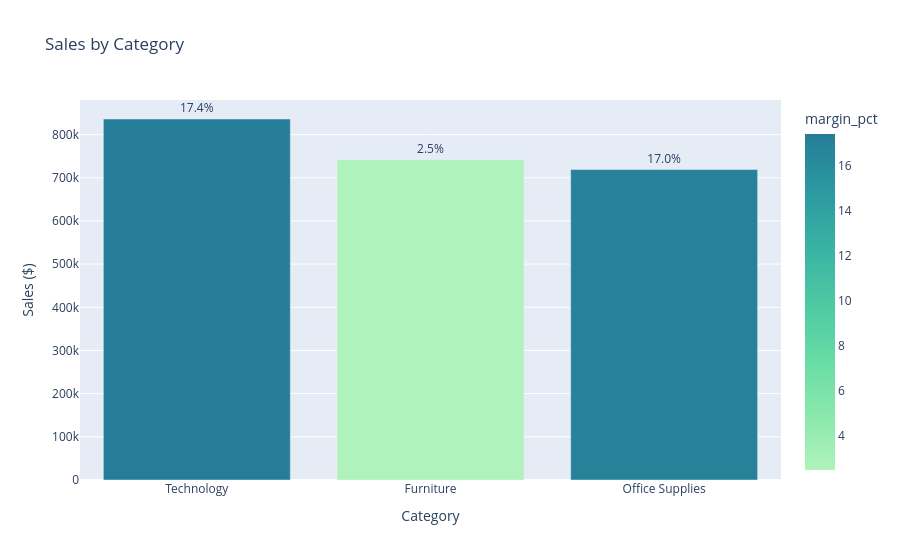

Notebook cell for this chart:
### Code cell
cat_sales = (
    df.groupby("category", as_index=False)
      .agg({"sales":"sum", "profit":"sum"})
      .sort_values("sales", ascending=False)
)
cat_sales["margin_pct"] = (cat_sales["profit"] / cat_sales["sales"]) * 100

fig = px.bar(
    cat_sales,
    x="category", y="sales",
    color="margin_pct",
    text=cat_sales["margin_pct"].round(1).astype(str) + "%",
    title="Sales by Category",
    color_continuous_scale="Tealgrn"
)
fig.update_layout(xaxis_title="Category", yaxis_title="Sales ($)")
fig.update_traces(textposition="outside")
fig.show()
fig.write_image("../plots/sales_by_category_plotly.png", scale=3)

### Figure 1 — Plotly figure (JSON) as saved in the notebook; plotly's stock layout.template omitted (floating-point values rounded to 4 significant figures)
{"data": [{"hovertemplate": "category=%{x}<br>sales=%{y}<br>text=%{text}<br>margin_pct=%{marker.color}<extra></extra>", "legendgroup": "", "marker": {"color": [17.4, 2.487, 17.04], "coloraxis": "coloraxis", "pattern": {"shape": ""}}, "name": "", "orientation": "v", "showlegend": false, "text": ["17.4%", "2.5%", "17.0%"], "textposition": "outside", "type": "bar", "x": ["Technology", "Furniture", "Office Supplies"], "xaxis": "x", "y": [836200.0, 742000.0, 719000.0], "yaxis": "y"}], "layout": {"barmode": "relative", "coloraxis": {"colorbar": {"title": {"text": "margin_pct"}}, "colorscale": [[0, "rgb(176, 242, 188)"], [0.1667, "rgb(137, 232, 172)"], [0.3333, "rgb(103, 219, 165)"], [0.5, "rgb(76, 200, 163)"], [0.6667, "rgb(56, 178, 163)"], [0.8333, "rgb(44, 152, 160)"], [1, "rgb(37, 125, 152)"]]}, "legend": {"tracegroupgap": 0}, "title": {"text": "Sales by Category"}, "xaxis": {"anchor": "y", "domain": [0, 1], "title": {"text": "Category"}}, "yaxis": {"anchor": "x", "domain": [0, 1], "title": {"text": "Sales ($)"}}}}
